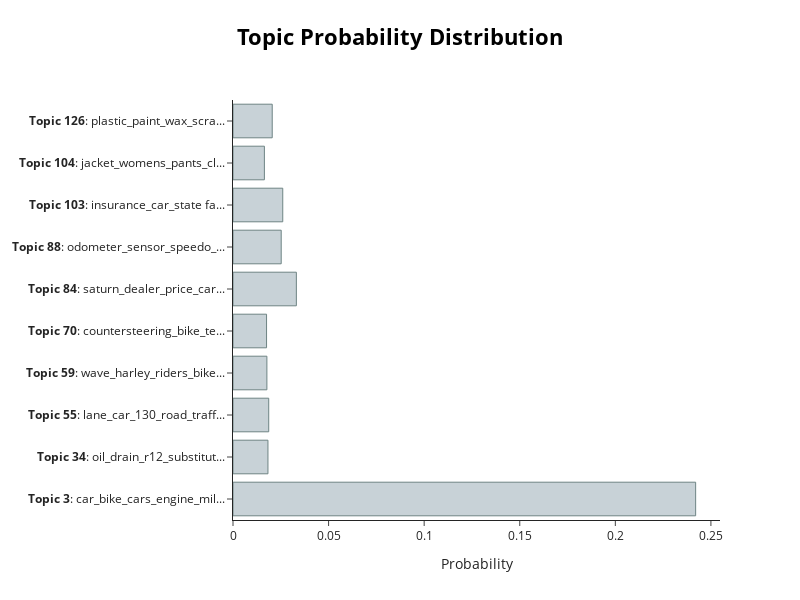

This figure's notebook cell:
### Code cell
model.visualize_distribution(probs[0])

### Figure 1 — Plotly figure (JSON) as saved in the notebook; plotly's stock layout.template omitted (floating-point values rounded to 4 significant figures)
{"data": [{"marker": {"color": "#C8D2D7", "line": {"color": "#6E8484", "width": 1}}, "orientation": "h", "type": "bar", "x": [0.242, 0.01829, 0.01869, 0.01774, 0.01755, 0.03315, 0.02522, 0.02603, 0.01642, 0.02052], "y": ["<b>Topic 3</b>: car_bike_cars_engine_mil...", "<b>Topic 34</b>: oil_drain_r12_substitut...", "<b>Topic 55</b>: lane_car_130_road_traff...", "<b>Topic 59</b>: wave_harley_riders_bike...", "<b>Topic 70</b>: countersteering_bike_te...", "<b>Topic 84</b>: saturn_dealer_price_car...", "<b>Topic 88</b>: odometer_sensor_speedo_...", "<b>Topic 103</b>: insurance_car_state fa...", "<b>Topic 104</b>: jacket_womens_pants_cl...", "<b>Topic 126</b>: plastic_paint_wax_scra..."]}], "layout": {"height": 600, "hoverlabel": {"bgcolor": "white", "font": {"family": "Rockwell", "size": 16}}, "title": {"font": {"color": "Black", "size": 22}, "text": "<b>Topic Probability Distribution", "x": 0.5, "xanchor": "center", "y": 0.95, "yanchor": "top"}, "width": 800, "xaxis": {"title": {"text": "Probability"}}}}
